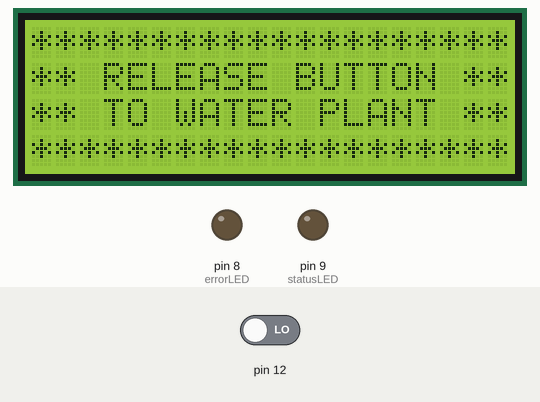
The sketch below on a simulated Arduino Uno, built with avr-gcc and run on an emulated ATmega328P. Parts: 20×4 character LCD, output pins drawn as LEDs (lit = HIGH). The inputs (shaded band) are chosen by the test bench; at power-on: pin 12 LOW. The local clock reads 2024-03-15 10:24:30 at power-on unless the sketch sets it; what the sketch prints to the serial monitor is not drawn.

Above: at 1.2 s.
1.3 s: pin 12 driven HIGH
At 1.9 s:
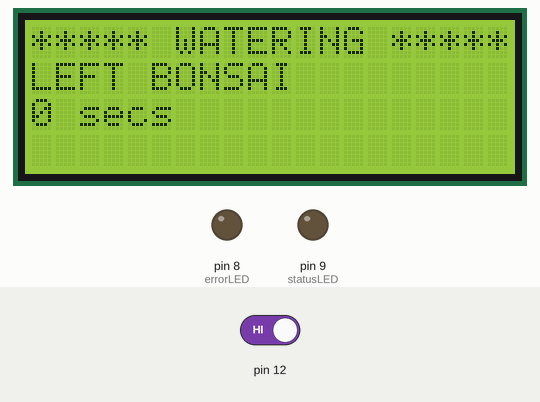
2.8 s: pin 12 driven LOW
At 2.86 s:
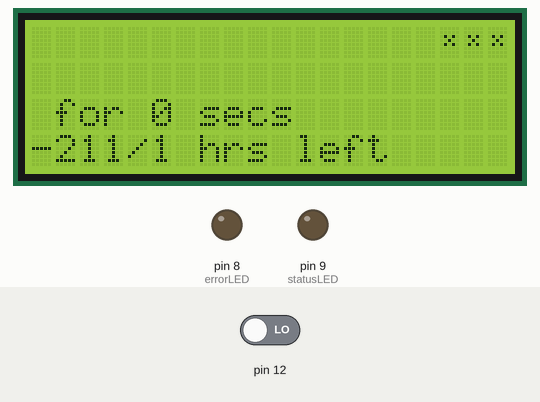
Timing chart, 0 to 5.8 s (numbered marks = the images above; inputs shaded):
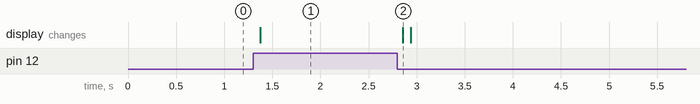

Measured:
- after the input at 1.3 s, the display: changes after 0.08 s (image 1)
- after the input at 2.8 s, the display: changes after 0.05 s (image 2)

The sketch:

Watering_System_V_5.1.ino
```cpp
//Last Updated: Mar. 16, 2020

#include <DS3231.h>
#include <Wire.h>
#include <LiquidCrystal_I2C.h>

#define ERR_WATER_TIME 300 //Max watering time in seconds before error occurs
#define LCD_CHANGE_TIME 4000 //Number of milliseconds before LCD switches display screens

/**
 * Plant structure
 */
typedef struct Plant {
  String name;
  int pumpPin;
  int lightPin;
  int maxDryTime;
  int waterTime;
  int buttonPin;
  Time lastWatered;
  int lastWateredFor;
  boolean needsWater;
} Plant;

const int numPlants = 3; //Number of plants

Time nullTime; //Define a location in memory to serve as a "null time" (just for plant initialization)

//Plant objects
Plant gBonsai = {"LEFT BONSAI", 6, 4, 7200, 180, 12, nullTime, 0, false};
Plant bBonsai = {"RIGHT BONSAI", 7, 3, 4320, 180, 11, nullTime, 0, false};
Plant succulent = {"SUCCULENT", -1, 2, 10080, 90, 10, nullTime, 0, false};

//Array of plants
Plant plants[numPlants] {gBonsai, bBonsai, succulent};

//Other variables
const boolean DEBUGGING = true; //Debug mode

boolean error = false; //Error mode
boolean watering = false; //Watering mode

int plantCounter = 0; //Index of current plant being processed
Plant currentPlant; //Current plant being processed

//LCD Variables
LiquidCrystal_I2C lcd(0x27, 2, 1, 0, 4, 5, 6, 7, 3, POSITIVE); //LCD
int lcdCounter = numPlants; //Index of current plant being displayed by LCD
Time lcdLastChange;

//Drop image bitmap
byte drop[8] = {
  B00100,
  B01010,
  B01010,
  B10001,
  B10001,
  B10001,
  B01110,
  B00000
};
//x image bitmap
byte nodrop[8] = {
  B00000,
  B00000,
  B01010,
  B00100,
  B01010,
  B00000,
  B00000,
  B00000
};

//Time variables
DS3231 rtc(SDA, SCL); //RTC address is at 0x68 (irrelevant?)
Time waterStartTime; //Time at which the last watering process began
Time currentTime; //The current time, updated with every cycle through loop()

//Pins
const int statusLED = 9;
const int errorLED = 8;
const int errorResetButton = 10;
const int switchPin = 13;

void setup() {
  //Serial output for debugging
  if (DEBUGGING) {
    Serial.begin(9600);
    Serial.println("Debugging ready.");
  }

  //Define pin modes
  pinMode(statusLED, OUTPUT);
  pinMode(errorLED, OUTPUT);
  pinMode(errorResetButton, INPUT);
  pinMode(switchPin, INPUT);

  //Start RTC
  rtc.begin();

  //Start LCD
  lcd.begin(20, 4);
  lcd.clear();
  lcd.createChar(0, drop);
  lcd.createChar(1, nodrop);

  //Initialize errorLED as off
  digitalWrite(errorLED, LOW);

  //Initialize all times
  lcdLastChange = rtc.getTime();
  for(int i = 0; i < numPlants; i++){
    plants[i].lastWatered = rtc.getTime();
  }
}

void loop() {
  currentPlant = plants[plantCounter];
  currentTime = rtc.getTime(); //Update the current time

  //Print time if debugging
  if (DEBUGGING) {
    Serial.print("Current time:  ");
    Serial.print(currentTime.hour);
    Serial.print(":");
    Serial.println(currentTime.min);
    Serial.print(currentTime.mon);
    Serial.print("/");
    Serial.println(currentTime.date);
  }

  //Determine whether or not this plant needs water
  currentPlant.needsWater = (elapsedTime(currentTime, currentPlant.lastWatered) >= currentPlant.maxDryTime);

  //If this plant does need water, turn on its LED, otherwise, turn it off
  digitalWrite(currentPlant.lightPin, currentPlant.needsWater);

  //If this plant's button is pressed, start watering
  if (digitalRead(currentPlant.buttonPin) == LOW) {
    lcd.clear();
    lcd.setCursor(0, 0);
    lcd.print("********************");
    lcd.setCursor(0, 1);
    lcd.print("** RELEASE BUTTON **");
    lcd.setCursor(0, 2);
    lcd.print("** TO WATER PLANT **");
    lcd.setCursor(0, 3);
    lcd.print("********************");

    //Wait until button is released
    while (digitalRead(currentPlant.buttonPin) == LOW){}

    //Turn on watering mode
    watering = true;
    lcd.clear();
  }

  if (watering) {
    //Turn on pump
    digitalWrite(currentPlant.pumpPin, HIGH);

    //Display watering message
    lcd.clear();
    lcd.setCursor(0, 0);
    lcd.print("***** WATERING *****");
    lcd.setCursor(0, 1);
    lcd.print(currentPlant.name);

    //Initialize time variables
    long wateringTime = 0;
    waterStartTime = rtc.getTime();

    //Start watering
    while (watering) {
      currentTime = rtc.getTime();
      wateringTime = elapsedTime(currentTime, waterStartTime);

      //If the watering time has elapsed, or the button was pressed, stop watering
      if (wateringTime >= currentPlant.waterTime || digitalRead(currentPlant.buttonPin) == LOW) {
        watering = false;
        break;
      }

      //If watering time has exceeded error time, start error mode and stop watering
      if (wateringTime >= ERR_WATER_TIME) {
        error = true;
        watering = false;
        break;
      }

      //Update display time
      lcd.setCursor(0, 2);
      lcd.print((String)elapsedTime(currentTime, waterStartTime) + " secs");
    }

    //When watering process is finished...
    digitalWrite(currentPlant.pumpPin, LOW); //Turn off pump
    lcd.clear(); //Clear LCD

    //Set plant variables
    currentPlant.lastWatered = waterStartTime;
    currentPlant.lastWateredFor = wateringTime;

  } else { //If not watering, move on to check next plant
    plantCounter++;
    if (plantCounter >= numPlants) {
      plantCounter = 0;
    }
  }

  //Handle error state
  if(error){
    //Turn on error light
    digitalWrite(errorLED, HIGH);

    //Turn off every pump
    for(int i = 0; i < numPlants; i++){
      digitalWrite(plants[i].pumpPin, LOW);
    }

    //Display error message
    lcd.clear();
    lcd.setCursor(0, 0);
    lcd.print("****** ERROR: ******");
    lcd.setCursor(0, 1);
    lcd.print("* WATERED TOO LONG *");
    lcd.setCursor(0, 2);
    lcd.print("*** PRESS BUTTON ***");
    lcd.setCursor(0, 3);
    lcd.print("***** TO RESET *****");

    //Wait for reset
    while(error){
      //If button is pressed, reset the error
      if (digitalRead(errorResetButton) == LOW) {
        error = false;
        lcd.clear();
      }
    }
  }

  //Handle LCD printing
  if(elapsedTime(currentTime, lcdLastChange) >= LCD_CHANGE_TIME){
    lcdCounter++;
    if(lcdCounter == numPlants){
      lcdCounter = 0;
    }
    lcd.clear();
  }
  lcdPrint(plants[lcdCounter]);
}

/**
 * Prints information about the program to serial port
 */
void debugPrint(){
  Serial.print("Current plant: ");
  Serial.println(currentPlant.name);
  Serial.println();

  if(watering){
    Serial.print("Watering: ");
    Serial.print(currentPlant.name);
  }

}

/**
   Returns the number of seconds between startTime and endTime
*/
long elapsedTime(Time endTime, Time startTime) {
  return (rtc.getUnixTime(endTime) - rtc.getUnixTime(startTime)) / 1000;
}

/**
 * Prints a report about the given plant on the LCD
 */
void lcdPrint(Plant p){
  currentTime = rtc.getTime();

  lcd.setCursor(0, 0);
  lcd.print(p.name);

  //Droplet icons
  lcd.setCursor(16,0);
  lcd.print(" ");

  //Droplet 1
  if((double)elapsedTime(currentTime, p.lastWatered) < 1.0){
    lcd.write((uint8_t)0); //Draw drop
  } else {
    lcd.write((uint8_t)1); //Draw nodrop
  }

  //Droplet 2
  if((double)elapsedTime(currentTime, p.lastWatered) < .67){
    lcd.write((uint8_t)0); //Drop
  } else {
    lcd.write((uint8_t)1); //Nodrop
  }

  //Droplet 3
  if((double)elapsedTime(currentTime, p.lastWatered) < .33){
    lcd.write((uint8_t)0); //Drop
  } else {
    lcd.write((uint8_t)1); //Nodrop
  }

  //Plant information
  if(p.pumpPin >= 0){ //If this plant has a pump
    //Last time watered
    lcd.setCursor(0,1);
    lcd.print(timeOutput(p.lastWatered));

    //Last water duration
    lcd.setCursor(0,2);
    lcd.print(" for ");
    lcd.print(p.lastWateredFor);
    lcd.print(" secs");
  }

  //Water-need information
  lcd.setCursor(0,3);
  currentTime = rtc.getTime();
  if(p.needsWater){
    lcd.print("Needs to be watered!");
  } else {
    lcd.print((String)(((p.maxDryTime * 3600) - elapsedTime(currentTime, p.lastWatered)) / 3600));
    lcd.print("/");
    lcd.print((String)(p.maxDryTime));
    lcd.print(" hrs left");
  }
}

/**
 * Converts a given time into LCD-printable output
 */
String timeOutput(Time t){
  String out = "";
  switch (t.dow) {
    case 1: out += "Mon, "; break;
    case 2: out += "Tue, "; break;
    case 3: out += "Wed, "; break;
    case 4: out += "Thu, "; break;
    case 5: out += "Fri, "; break;
    case 6: out += "Sat, "; break;
    case 7: out += "Sun, "; break;
    default: out += "ERROR"; break;
  }
  switch (t.mon) {
    case 1: out += "Jan "; break;
    case 2: out += "Feb "; break;
    case 3: out += "Mar "; break;
    case 4: out += "Apr "; break;
    case 5: out += "May "; break;
    case 6: out += "Jun "; break;
    case 7: out += "Jul "; break;
    case 8: out += "Aug "; break;
    case 9: out += "Sep "; break;
    case 10: out += "Oct "; break;
    case 11: out += "Nov "; break;
    case 12: out += "Dec "; break;
    default: out += "ERROR"; break;
  }

  out += ((String)t.date);
  out += ", ";
  out += ((String)t.hour);
  out += ":";
  if (t.min < 10) {
    out += "0";
  }
  out += ((String)t.min);
}
```
